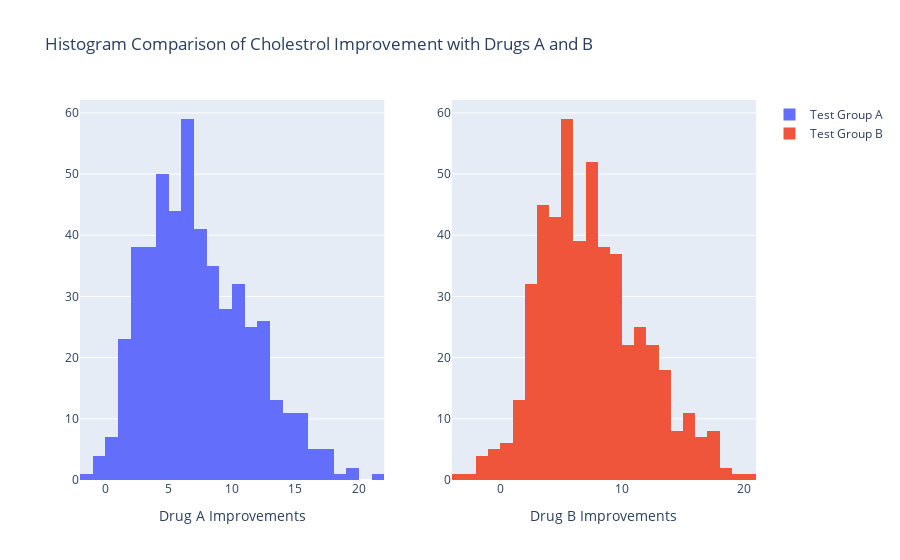

The notebook cell saved with this chart:
### Code cell
fig = make_subplots(rows=1, cols=2)
fig.add_trace(go.Histogram(x=adf["A improvement"], name = "Test Group A"), row=1, col=1)
fig.add_trace(go.Histogram(x=bdf["B improvement"], name = "Test Group B"), row=1, col=2)

fig.update_xaxes(title="Drug A Improvements", row=1, col=1)
fig.update_xaxes(title="Drug B Improvements", row=1, col=2)

fig.update_layout(title_text="Histogram Comparison of Cholestrol Improvement with Drugs A and B")

fig.show()

### Figure 1 — Plotly figure (JSON) as saved in the notebook; plotly's stock layout.template omitted (floating-point values rounded to 4 significant figures; data arrays with more than 128 entries replaced by an {"elided": "..."} marker saying what was removed)
{"data": [{"name": "Test Group A", "type": "histogram", "x": {"elided": "500 float values"}, "xaxis": "x", "yaxis": "y"}, {"name": "Test Group B", "type": "histogram", "x": {"elided": "500 float values"}, "xaxis": "x2", "yaxis": "y2"}], "layout": {"title": {"text": "Histogram Comparison of Cholestrol Improvement with Drugs A and B"}, "xaxis": {"anchor": "y", "domain": [0, 0.45], "title": {"text": "Drug A Improvements"}}, "xaxis2": {"anchor": "y2", "domain": [0.55, 1], "title": {"text": "Drug B Improvements"}}, "yaxis": {"anchor": "x", "domain": [0, 1]}, "yaxis2": {"anchor": "x2", "domain": [0, 1]}}}
